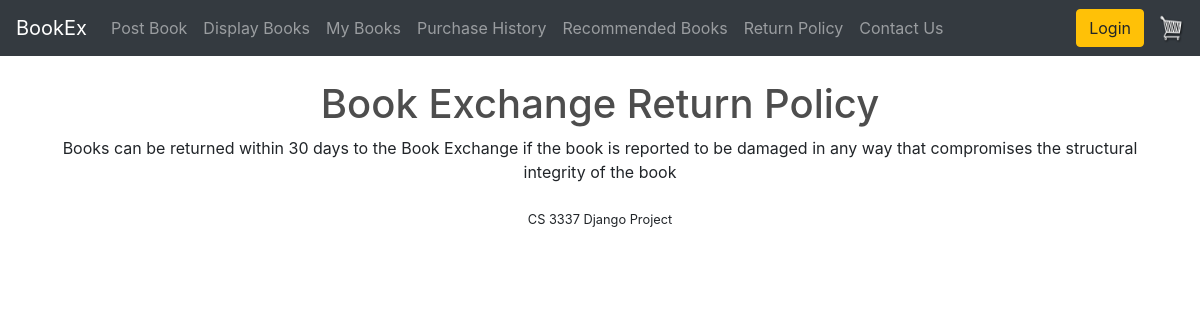
Page /returnpolicy/ on the committed database.
### bookMng/models.py (models this page shows, shortened)
class MainMenu(models.Model):
    item = models.CharField(max_length=200, unique=True)
    link = models.CharField(max_length=200, unique=True)

### bookMng/views.py (the view)
# urls.py: path('returnpolicy/', views.returnpolicy, name='returnpolicy')
def returnpolicy(request):
    return render(request, 'bookMng/returnpolicy.html',
    {
        'item_list': MainMenu.objects.all()
    }
    )

### bookEx/templates/bookMng/returnpolicy.html (shortened to what this page needs)
{% extends 'base.html' %}
{% load static %}
{% block navlinks %}
  {% for item in item_list %}
   <li>
       <a class="nav-link" href="{{ item.link }}">{{ item.item}} <span class="sr-only">(current)</span></a>
   </li>
   {% endfor %}
{% endblock navlinks %}
{% block content %}
<h1 class = "p" align="center">Book Exchange Return Policy</h1>
<p align="center"> Books can be returned within 30 days to the Book Exchange if the book is reported to be damaged in any way that compromises the structural integrity of the book</p>
{% endblock content %}

### bookEx/static/main.css (style rules this page uses)
body { background-color: hsl(0, 0%, 98%); }
h1,h2,h3,h4,h5,h6 { color:hsl(0, 0%, 30%); }

### rows in the picture
MainMenu: item "Post Book"
MainMenu: item "Display Books"
MainMenu: item "My Books"
MainMenu: item "Purchase History"
MainMenu: item "Recommended Books"
MainMenu: item "Return Policy"
MainMenu: item "Contact Us"
